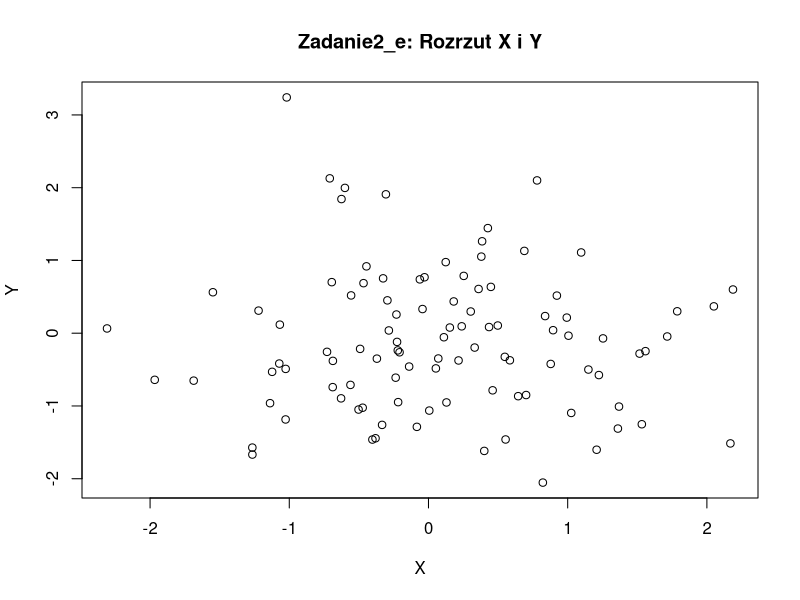
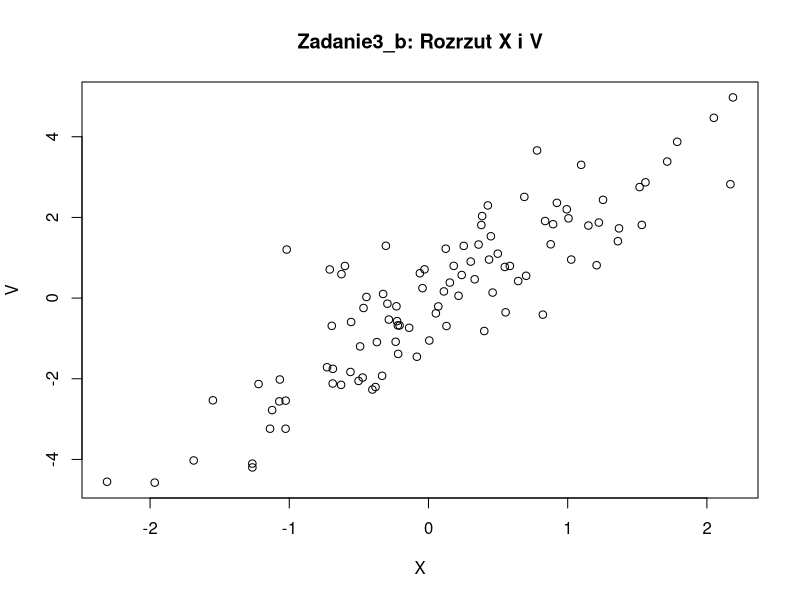
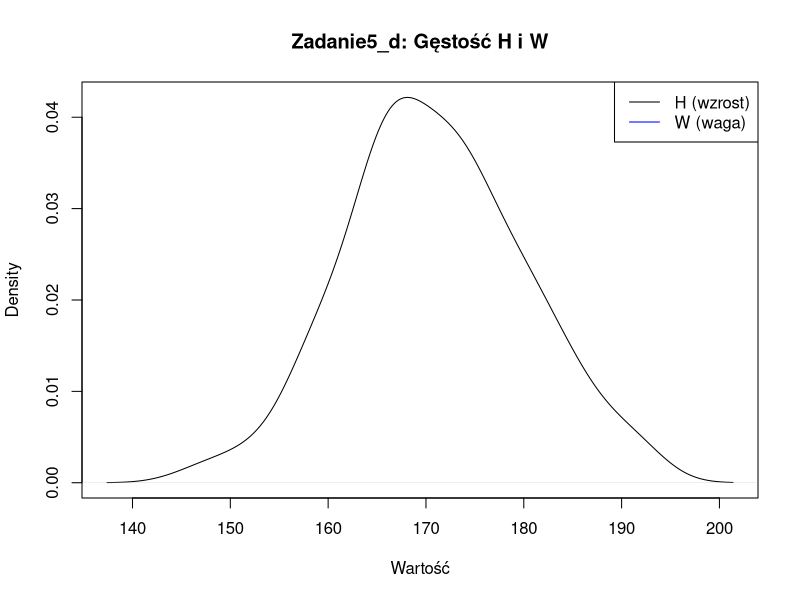
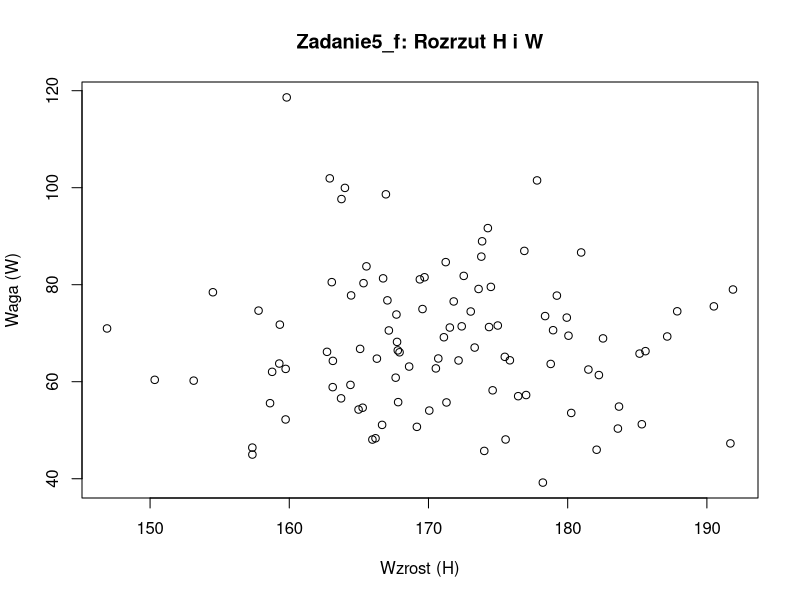

Here is the R script that generated these plots, in order:
#lista13

#zadanie 1 – egzaminy studentów

# dane punktowe
analiza <- c(28, 26, 23, 18, 14, 12)
algebra <- c(25, 27, 20, 24, 16, 13)

#a) Wyznaczanie współczynników korelacji
#i) Pearson
pearson_r <- cor(analiza, algebra, method = "pearson")
cat("\nZadanie1_ai: Współczynnik korelacji Pearsona =", pearson_r, "\n")

#ii) Spearman
spearman_r <- cor(analiza, algebra, method = "spearman")
cat("Zadanie1_aii: Współczynnik korelacji Spearmana =", spearman_r, "\n")

#iii) Kendall
kendall_r <- cor(analiza, algebra, method = "kendall")
cat("Zadanie1_aiii: Współczynnik korelacji Kendalla =", kendall_r, "\n")

#b) Testowanie hipotezy o braku korelacji
#i) Test Pearsona
cat("\nZadanie1_bi: Test korelacji Pearsona\n")
print(cor.test(analiza, algebra, method = "pearson"))

#ii) Test Spearmana
cat("\nZadanie1_bii: Test korelacji Spearmana\n")
print(cor.test(analiza, algebra, method = "spearman"))

#iii) Test Kendalla
cat("\nZadanie1_biii: Test korelacji Kendalla\n")
print(cor.test(analiza, algebra, method = "kendall"))

#zadanie 2 – losowanie X i Y ~ N(0,1)

#a) Losowanie 100 realizacji pary (X, Y)
set.seed(123)
x <- rnorm(100)
y <- rnorm(100)

#b) Wyznaczenie współczynnika korelacji i testowanie hipotezy H0: rho(X,Y)=0
#i) Pearson
cat("\nZadanie2_bi (Pearson):\n")
print(cor.test(x, y, method = "pearson"))

#ii) Spearman
cat("\nZadanie2_bii (Spearman):\n")
print(cor.test(x, y, method = "spearman"))

#iii) Kendall
cat("\nZadanie2_biii (Kendall):\n")
print(cor.test(x, y, method = "kendall"))

#c) Testowanie hipotezy H0: rho(X,Y)=0 za pomocą testu permutacyjnego (B = 1000)
perm_test <- function(x, y, method, B = 1000) {
  obs <- cor(x, y, method = method)
  perms <- replicate(B, cor(x, sample(y), method = method))
  pval <- mean(abs(perms) >= abs(obs))
  return(list(stat = obs, p_value = pval))
}

#i) Pearson
cat("\nZadanie2_ci (Permutacja Pearson):\n")
print(perm_test(x, y, "pearson"))

#ii) Spearman
cat("\nZadanie2_cii (Permutacja Spearman):\n")
print(perm_test(x, y, "spearman"))

#iii) Kendall
cat("\nZadanie2_ciii (Permutacja Kendall):\n")
print(perm_test(x, y, "kendall"))

#d) Wyznaczanie przedziałów ufności i testowanie hipotezy za pomocą bootstrappingu (R = 1000)
library(boot)
data_xy <- data.frame(x, y)

boot_cor <- function(data, indices, method) {
  cor(data[indices, 1], data[indices, 2], method = method)
}

#i) Pearson
cat("\nZadanie2_di (Bootstrap Pearson):\n")
boot_p <- boot(data_xy, function(d, i) boot_cor(d, i, "pearson"), R = 1000)
print(boot.ci(boot_p, type = "perc"))

#ii) Spearman
cat("\nZadanie2_dii (Bootstrap Spearman):\n")
boot_s <- boot(data_xy, function(d, i) boot_cor(d, i, "spearman"), R = 1000)
print(boot.ci(boot_s, type = "perc"))

#iii) Kendall
cat("\nZadanie2_diii (Bootstrap Kendall):\n")
boot_k <- boot(data_xy, function(d, i) boot_cor(d, i, "kendall"), R = 1000)
print(boot.ci(boot_k, type = "perc"))

#e) Sporządzenie wykresu rozrzutu zmiennych X i Y
plot(x, y, main = "Zadanie2_e: Rozrzut X i Y", xlab = "X", ylab = "Y")


#zadanie 3 – korelacja X i V = 2X + Y

v <- 2*x + y

# a) Korelacje i testy
cat("\nZadanie3_ai:\n")
print(cor.test(x, v, method = "pearson"))

cat("\nZadanie3_aii:\n")
print(cor.test(x, v, method = "spearman"))

cat("\nZadanie3_aiii:\n")
print(cor.test(x, v, method = "kendall"))

# b) Wykres
plot(x, v, main = "Zadanie3_b: Rozrzut X i V", xlab = "X", ylab = "V")

##############################
# zadanie4 – analiza danych mieszkań
##############################

# a) Wczytanie danych
dane <- read.csv("mieszkania.csv", sep = ";")
dane$cena_m2 <- dane$Cena / dane$Metraz

# b) Macierz korelacji Pearsona
cat("\nZadanie4_b:\n")
print(cor(dane[, c("Metraz", "Pokoje", "Cena", "cena_m2")], method = "pearson"))

# c) Macierz Spearmana
cat("\nZadanie4_c:\n")
print(cor(dane[, c("Cena", "Metraz", "cena_m2", "Pokoje")], method = "spearman"))

# d) Macierz Kendalla
cat("\nZadanie4_d:\n")
print(cor(dane[, c("Cena", "Metraz", "cena_m2", "Pokoje")], method = "kendall"))

# e) Testy hipotezy: korelacja między Metrażem a ceną za m2
cat("\nZadanie4_ei:\n")
print(cor.test(dane$Metraz, dane$cena_m2, method = "pearson"))

cat("\nZadanie4_eii:\n")
print(cor.test(dane$Metraz, dane$cena_m2, method = "spearman"))

cat("\nZadanie4_eiii:\n")
print(cor.test(dane$Metraz, dane$cena_m2, method = "kendall"))

##############################
# zadanie5 – wzrost i waga z N(0,1)
##############################

set.seed(123)
X <- rnorm(100)
Y <- rnorm(100)

# a) Dane: H i W
H <- 170 + 10*X
W <- 70 + 15*Y

# b) Średnie i odchylenia standardowe
cat("\nZadanie5_b:\n")
cat("Średnia H =", mean(H), ", SD H =", sd(H), "\n")
cat("Średnia W =", mean(W), ", SD W =", sd(W), "\n")

# c) Korelacje
cat("\nZadanie5_ci:\n")
print(cor(H, W, method = "pearson"))

cat("\nZadanie5_cii:\n")
print(cor(H, W, method = "spearman"))

cat("\nZadanie5_ciii:\n")
print(cor(H, W, method = "kendall"))

# d) Estymatory gęstości
plot(density(H), main = "Zadanie5_d: Gęstość H i W", xlab = "Wartość")
lines(density(W), col = "blue")
legend("topright", legend = c("H (wzrost)", "W (waga)"), col = c("black", "blue"), lty = 1)

# e) Testy normalności
cat("\nZadanie5_ei:\n")
print(shapiro.test(H))

cat("\nZadanie5_eii:\n")
print(shapiro.test(W))

# f) Wykres rozrzutu
plot(H, W, main = "Zadanie5_f: Rozrzut H i W", xlab = "Wzrost (H)", ylab = "Waga (W)")
